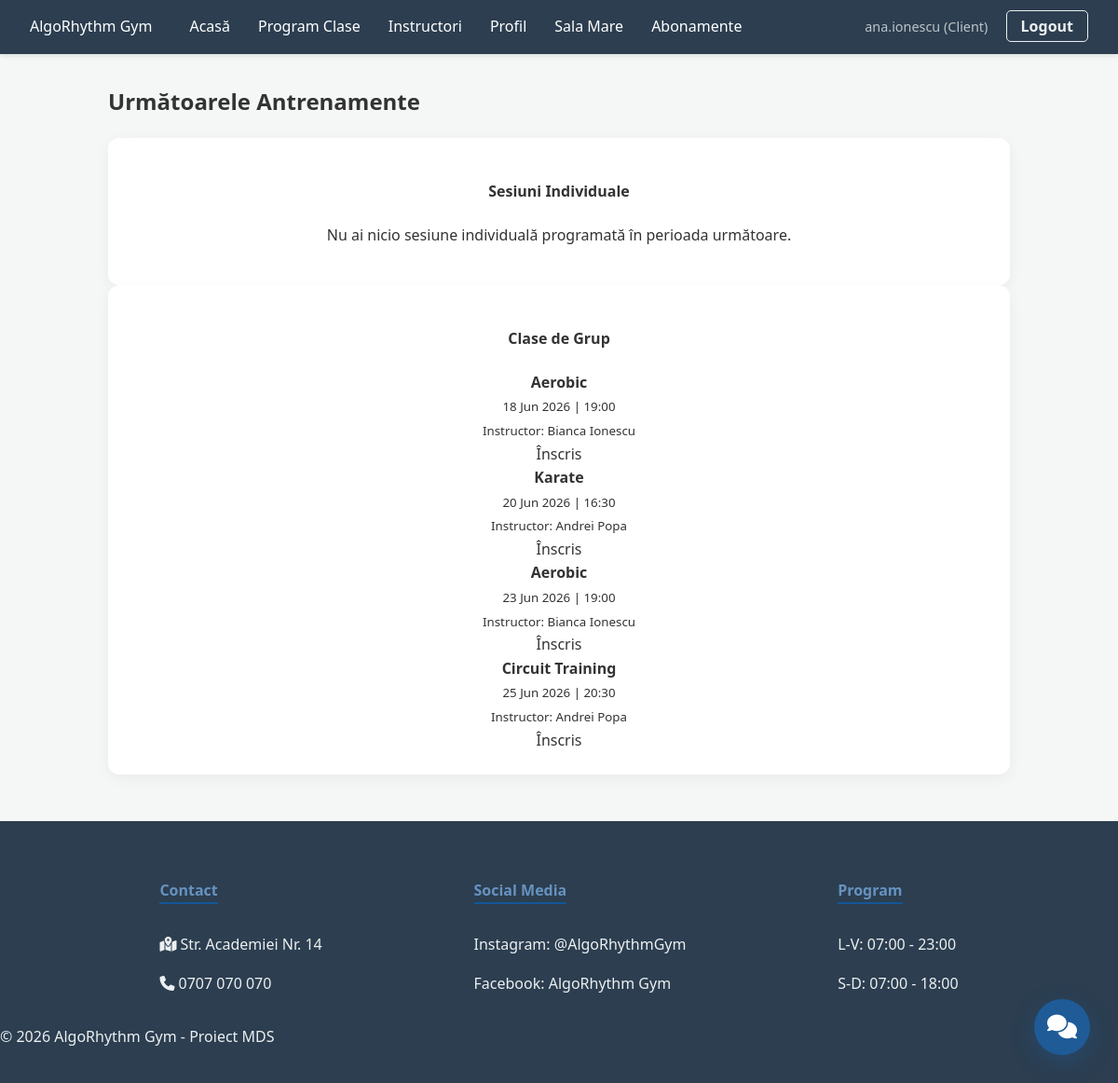
Page /my-bookings/ (signed in) on the earlier database version.
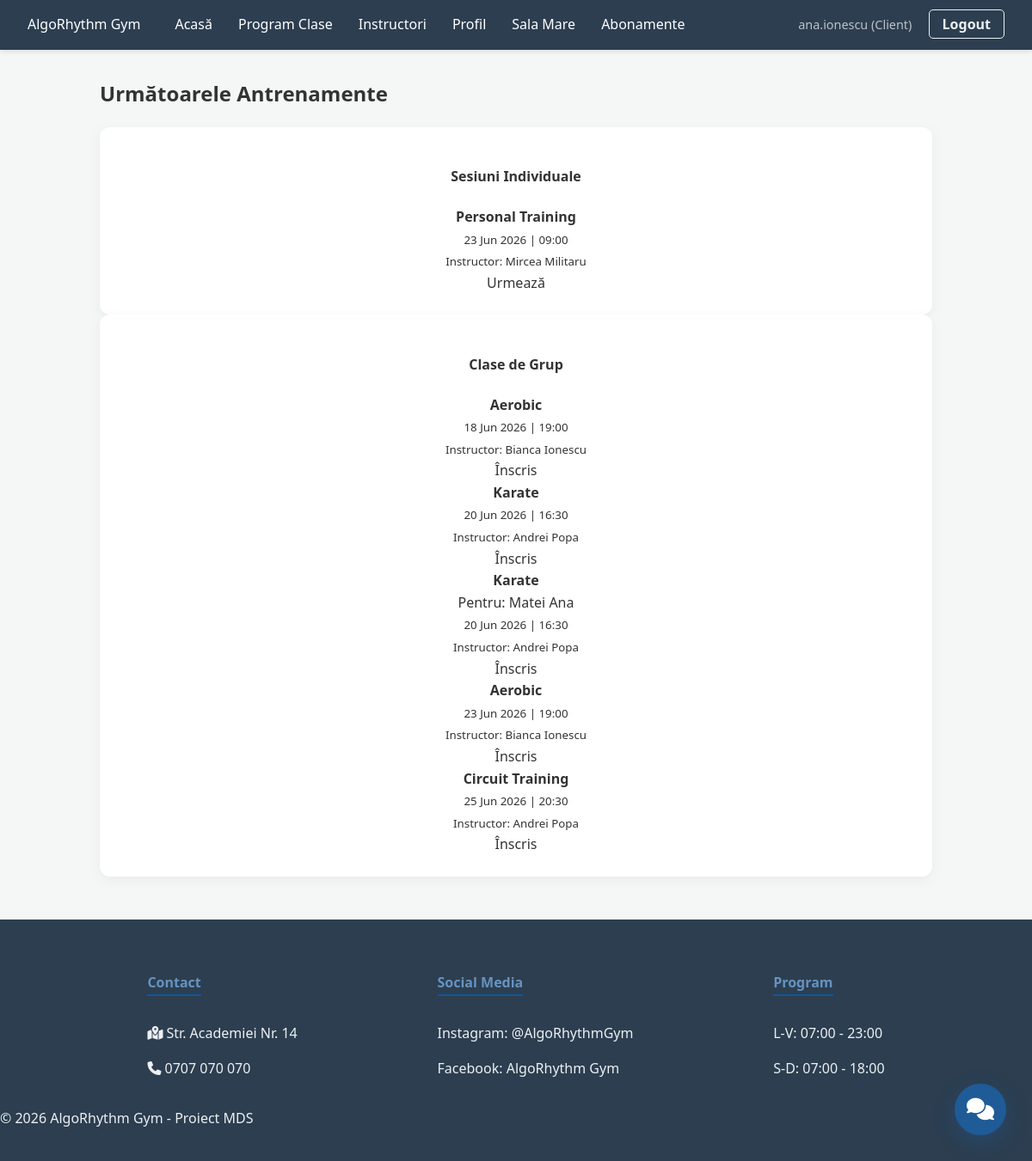
Same page on the later database version.
### fitness_app/models.py (models this page shows, shortened)
class Booking(models.Model):
    user = models.ForeignKey(User, on_delete=models.CASCADE)
    fitness_class = models.ForeignKey('FitnessClass', on_delete=models.CASCADE)
    booking_time = models.DateTimeField(auto_now_add=True)
    is_early_bird = models.BooleanField(default=False)
    attended = models.BooleanField(default=False)
    check_in_time = models.DateTimeField(null=True, blank=True)
    child_name = models.CharField(max_length=100, blank=True, null=True)
    paid_by_package = models.ForeignKey('SessionPackage', on_delete=models.SET_NULL, null=True, blank=True)

class FitnessClass(models.Model):
    CLASS_TYPES = [
        ('1TO1', 'Personal Training'),
        ('GRP', 'Grup'),
        ('IND', 'Individual (fără antrenor)'),
    ]
    type = models.CharField(max_length=4, choices=CLASS_TYPES, default='GRP')
    instructor = models.ForeignKey(User, on_delete=models.CASCADE, null=True, blank=True, limit_choices_to={'role': 'INS'})
    name = models.CharField(max_length=100)
    room = models.ForeignKey(Room, on_delete=models.SET_NULL, null=True, blank=True)
    max_capacity = models.PositiveIntegerField()
    is_for_women_only = models.BooleanField(default=False)
    is_for_children = models.BooleanField(default=False)
    start_time = models.DateTimeField()
    price = models.DecimalField(max_digits=6, decimal_places=2, default=30.00)
    duration_minutes = models.PositiveIntegerField(default=60)

class User(AbstractUser):
    IS_INSTRUCTOR = 'INS'
    IS_CLIENT = 'CLI'
    IS_ADMIN = 'ADM'
    ROLE_CHOICES = [
        (IS_INSTRUCTOR, 'Instructor'),
        (IS_CLIENT, 'Client'),
        (IS_ADMIN, 'Admin'),
    ]
    role = models.CharField(max_length=3, choices=ROLE_CHOICES, default=IS_CLIENT)
    gender = models.CharField(max_length=10, choices=[('M', 'Masculin'), ('F', 'Feminin')], blank=True)
    is_child = models.BooleanField(default=False)
    parent = models.ForeignKey('self', on_delete=models.CASCADE, null=True, blank=True, related_name='children')
    fitness_goal = models.TextField(blank=True)
    frequency_per_week = models.IntegerField(default=0)
    experience_years = models.PositiveIntegerField(default=0, null=True, blank=True)
    bio_short = models.CharField(max_length=150, blank=True, null=True)
    profile_picture = models.ImageField(upload_to='instructors/', null=True, blank=True)
    referral_code = models.CharField(max_length=15, unique=True, blank=True, null=True)
    discounts_available = models.IntegerField(default=0)  # cate reduceri de 10% are
    first_free_session_used = models.BooleanField(default=False)

class GymSession(models.Model):
    SESSION_TYPES = [
        ('FREE', 'Liber'),
        ('1TO1', 'Personal Training'),
    ]
    user = models.ForeignKey(User, on_delete=models.CASCADE)
    instructor = models.ForeignKey(
        User, on_delete=models.SET_NULL,
        null=True, blank=True,
        related_name='pt_sessions',
        limit_choices_to={'role': 'INS'}
    )
    session_type = models.CharField(max_length=4, choices=SESSION_TYPES)
    start_time = models.DateTimeField()
    end_time = models.DateTimeField(null=True, blank=True)
    is_free_session = models.BooleanField(default=False)  # marcheaza sesiunea gratuita de bun venit
    attended = models.BooleanField(default=False, verbose_name="Prezent la ședință")  # pentru recenzii instructori
    paid_by_package = models.ForeignKey('SessionPackage', on_delete=models.SET_NULL, null=True, blank=True)

### fitness_app/views.py (the view)
# urls.py: path('my-bookings/', views.my_bookings_view, name='my_bookings'),
@login_required
def my_bookings_view(request):
    acum = timezone.now()
    sesiuni_individuale = GymSession.objects.filter(user=request.user, start_time__gte=acum).order_by('start_time')
    clase_grup = Booking.objects.filter(user=request.user, fitness_class__start_time__gte=acum).order_by('fitness_class__start_time')
    return render(request, 'my_bookings.html', {
        'sesiuni_individuale': sesiuni_individuale,
        'clase_grup': clase_grup
    })

### fitness_app/views.py (called while the page is built)
def instructor_context_processor(request):
    if request.user.is_authenticated:
        user_role = str(getattr(request.user, 'role', '')).upper()
        return {
            'is_instructor': (user_role == 'INSTRUCTOR' or user_role == 'INS')
        }
    return {'is_instructor': False}

### fitness_app/templates/my_bookings.html
{% extends 'base.html' %}
{% block content %}
<div class="container mt-5">
    <h2 class="mb-4 text-center">Următoarele Antrenamente</h2>
    <div class="row">
        <div class="col-md-6 mb-4">
            <div class="card shadow-sm">
                <div class="card-header bg-primary text-white">
                    <h4 class="mb-0 text-center">Sesiuni Individuale</h4>
                </div>
                <div class="card-body">
                    {% if sesiuni_individuale %}
                        <div class="d-flex flex-column gap-3">
                            {% for sesiune in sesiuni_individuale %}
                                <div class="p-3 border rounded text-center bg-light">
                                    <div>
                                        <strong class="text-capitalize fs-5">{{ sesiune.get_session_type_display }}</strong><br>
                                        <small class="text-muted">{{ sesiune.start_time|date:"d M Y" }} | {{ sesiune.start_time|date:"H:i" }}</small>
                                        {% if sesiune.instructor %}
                                            <br><small class="text-info">Instructor: {{ sesiune.instructor.get_full_name|default:sesiune.instructor.username }}</small>
                                        {% endif %}
                                    </div>
                                    <div class="mt-2">
                                        <span class="badge bg-success rounded-pill">Urmează</span>
                                    </div>
                                </div>
                            {% endfor %}
                        </div>
                    {% else %}
                        <p class="text-muted text-center my-3">Nu ai nicio sesiune individuală programată în perioada următoare.</p>
                    {% endif %}
                </div>
            </div>
        </div>
        <div class="col-md-6 mb-4">
            <div class="card shadow-sm">
                <div class="card-header bg-success text-white">
                    <h4 class="mb-0 text-center">Clase de Grup</h4>
                </div>
                <div class="card-body">
                    {% if clase_grup %}
                        <div class="d-flex flex-column gap-3">
                            {% for rezervare in clase_grup %}
                                <div class="p-3 border rounded text-center bg-light">
                                    <div>
                                        <strong class="fs-5">{{ rezervare.fitness_class.name }}</strong><br>
                                        {% if rezervare.child_name %}
                                            <span class="badge bg-info text-dark my-1">Pentru: {{ rezervare.child_name }}</span><br>
                                        {% endif %}
                                        <small class="text-muted">{{ rezervare.fitness_class.start_time|date:"d M Y" }} | {{ rezervare.fitness_class.start_time|date:"H:i" }}</small>
                                        {% if rezervare.fitness_class.instructor %}
                                            <br><small class="text-info">Instructor: {{ rezervare.fitness_class.instructor.get_full_name|default:rezervare.fitness_class.instructor.username }}</small>
                                        {% endif %}
                                    </div>
                                    <div class="mt-2">
                                        <span class="badge bg-success rounded-pill">Înscris</span>
                                    </div>
                                </div>
                            {% endfor %}
                        </div>
                    {% else %}
                        <p class="text-muted text-center my-3">Nu ești înscris la nicio clasă de grup programată în viitor.</p>
                    {% endif %}
                </div>
            </div>
        </div>
    </div>
</div>
{% endblock %}

Differences in the rows shown:
added GymSession: session_type "Personal Training", start_time "23 Jun 2026", start_time "09:00", instructor.get_full_name "Mircea Militaru"
added Booking: fitness_class.name "Karate", child_name "Matei Ana", fitness_class.start_time "20 Jun 2026", fitness_class.start_time "16:30", fitness_class.instructor.get_full_name "Andrei Popa"
Other differences:
text no longer shown: "Nu ai nicio sesiune individuală programată în perioada următoare."
